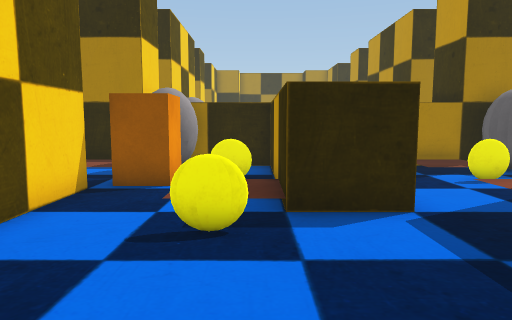
[1] (above)

14 first-person views from a walk through a scene from a Unity 3-D project. The camera is 1.4 m above the floor, tilts 6° down and sees 70° across. The floor is counted in squares, 1 m on a side. Each view is taken from the middle of a square. On the plan, view 1 faces up. The plan holds only what a view shows up to about 16 squares ahead; the rest is blank. The place goes on beyond the plan. The player character is not drawn.

[2]
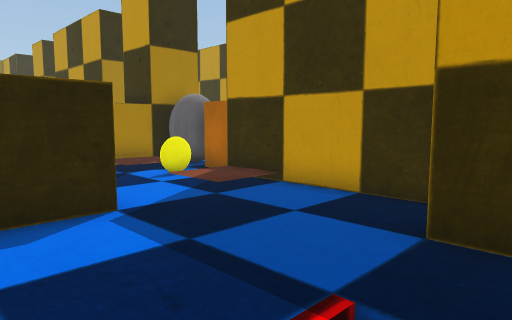

[3]
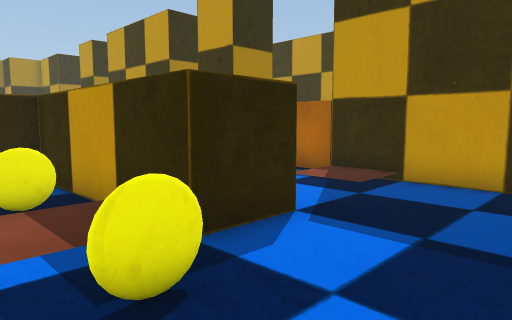

[4]
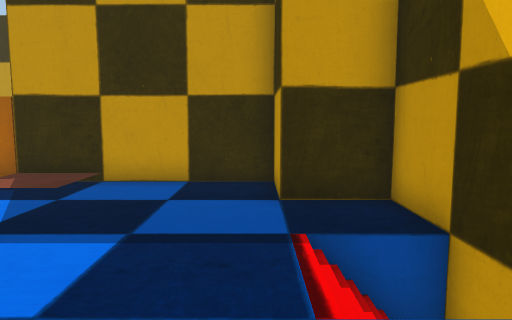

[5]
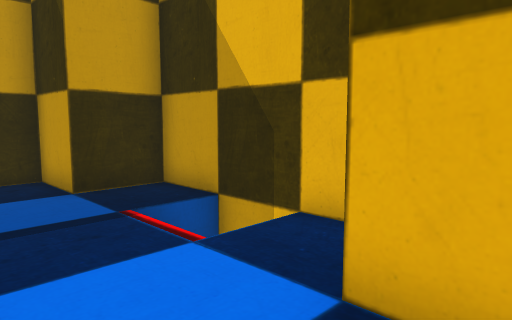

[6]
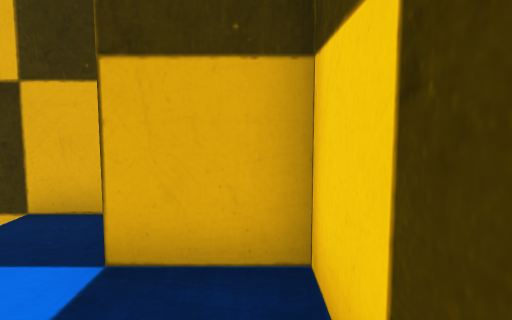

[7]
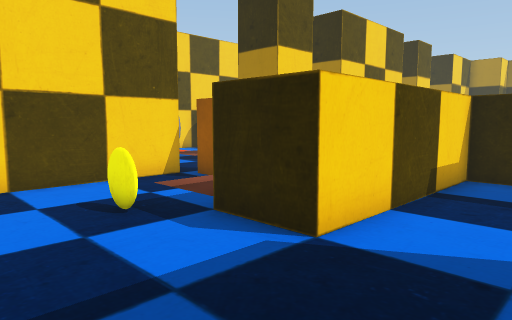

[8]
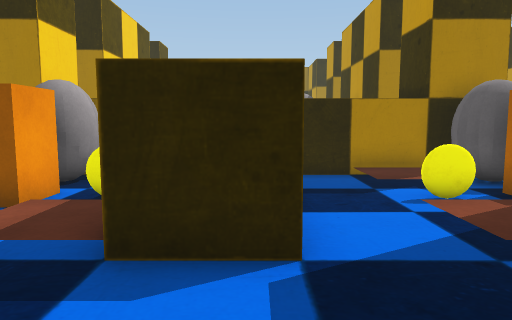

[9]
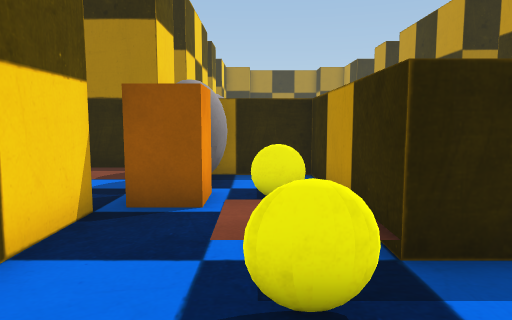

[10]
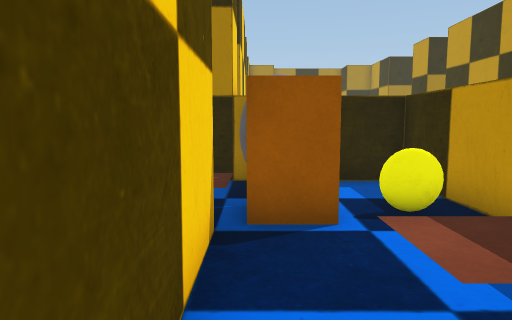

[11]
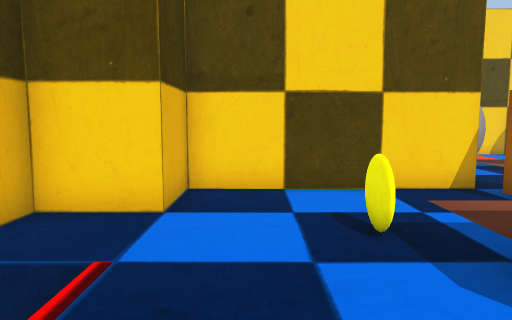

[12]
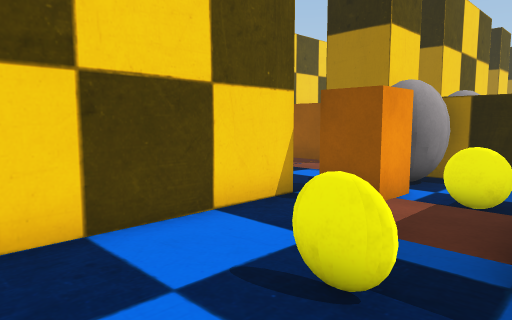

[13]
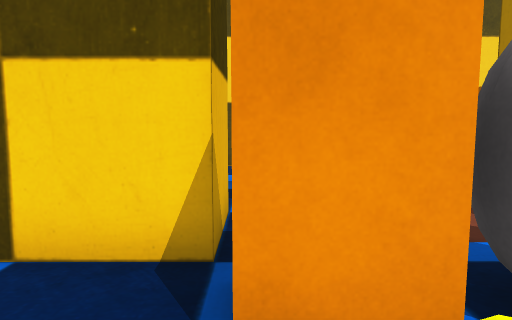

[14]
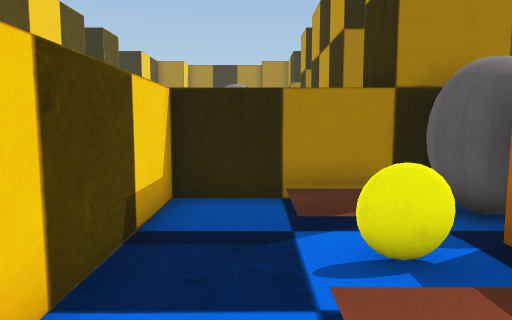

### Floor plan
Key: @ floor where view 1 was taken; # wall or solid block; x gap in a wall; . floor; / step, stairs or slope; = window, fence, low wall or low ledge; O other object.
Columns run from 6 left of view 1 to 8 right of it. Each row starts with its distance up from view 1.
 12 ##############
 11  ..##.###....#
 10  ..##.###....#
  9 #..OOx###..==OO
  8 ###OO..##....OO
  7   #....##....#
  6   #....##....#
  5   #..=.......#
  4   #..==......#
  3   #..........#
  2   #..........#
  1   ###..//..###
  0     #.@//..#
 -1     ########

Positions as (right, up) in squares from view 1, and headings:
1: (0, 0), facing up
2: (0, 0), facing up-right
3: (-2, 2), facing up-right
4: (-2, 2), facing right
5: (-3, 4), facing down-right
6: (-3, 5), facing down
7: (5, 2), facing up-left
8: (2, 2), facing up
9: (-1, 2), facing up
10: (-3, 3), facing up
11: (4, 3), facing left
12: (1, 2), facing up-left
13: (0, 8), facing left
14: (4, 5), facing up
